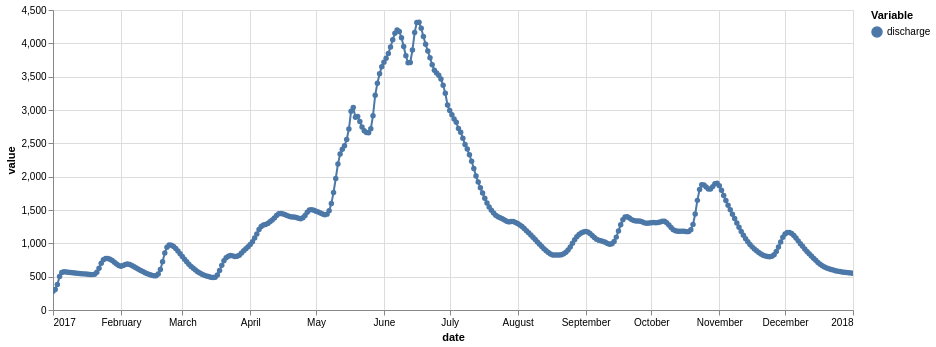

The code cell stored with this chart in its notebook:
### Code cell
# check if filechooser exist from processing
if 'files_chosen' in locals():
    plot_results(files_chosen[1], output_dir=False)
# if not show file chooser
else:
    # create file chooser for output folder
    chooser = FileChooser(os.getcwd())
    # sets title of file chooser
    chooser.title = '<b>Please select output folder:</b>'
    # only show folders
    chooser.show_only_dirs = True
    # show directory icons
    chooser.use_dir_icons = True
    # callback function
    chooser.register_callback(functools.partial(plot, output_dir=True))
    # display file chooser
    display(chooser)

### Figure 1 — Vega-Lite specification as saved in the notebook (floating-point values rounded to 4 significant figures; data arrays with more than 128 entries replaced by an {"elided": "..."} marker saying what was removed)
{"config": {"view": {"continuousWidth": 300, "continuousHeight": 300}}, "data": {"name": "data-a268952818cb865eda82f3361d037048"}, "mark": {"type": "line", "point": true}, "encoding": {"color": {"field": "setting", "legend": {"title": "Variable"}, "type": "nominal"}, "opacity": {"condition": {"param": "param_1", "value": 1}, "value": 0.2}, "x": {"field": "date", "type": "temporal"}, "y": {"field": "value", "type": "quantitative"}}, "height": 300, "params": [{"name": "param_1", "select": {"type": "point", "fields": ["setting"]}, "bind": "legend"}, {"name": "param_2", "select": {"type": "interval", "encodings": ["x"]}, "bind": "scales"}], "width": 800, "$schema": "https://vega.github.io/schema/vega-lite/v5.20.1.json", "datasets": {"data-a268952818cb865eda82f3361d037048": {"elided": "366 records"}}}
